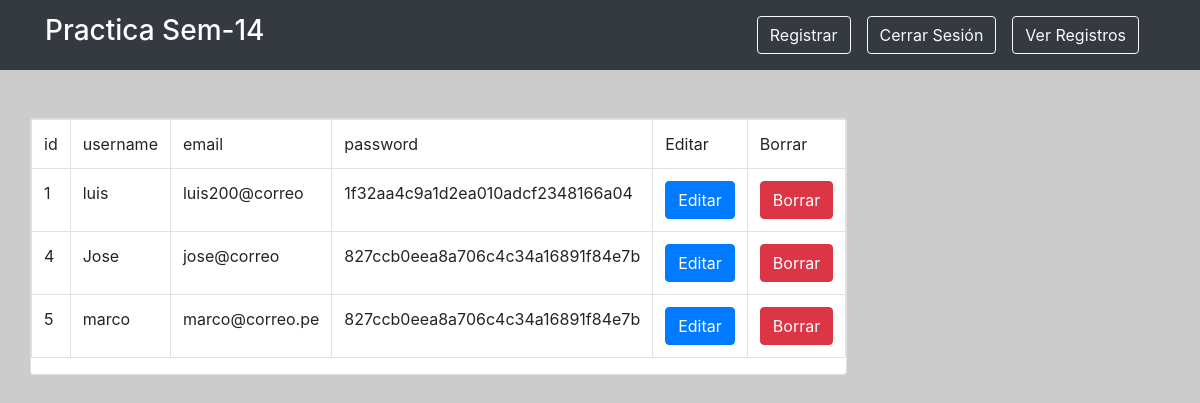
The page /view.php on the database its author committed.
### tables this page shows
CREATE TABLE IF NOT EXISTS `users` (
  `id` int(11) NOT NULL AUTO_INCREMENT,
  `username` varchar(100) NOT NULL,
  `email` varchar(100) NOT NULL,
  `password` varchar(100) NOT NULL,
  PRIMARY KEY (`id`)
);

### view.php (the view, shortened to what this page needs)
<?php
require_once("conexion.php");
$query = "SELECT * FROM users";
$result = mysqli_query($con,$query);
?>
<?php require_once('header.php'); ?>
<div class="container">
	<div class="row">
		<div class="card mt-5">
			<table class="table table-bordered">
				<tr>
				<td>id</td>
				<td>username</td>
				<td>email</td>
				<td>password</td>
				<td>Editar</td>
				<td>Borrar</td>
				</tr>
				<?php
				while($row=mysqli_fetch_assoc($result))
				{
					$UserID = $row['id'];
					$UserName = $row['username'];
					$UserMail = $row['email'];
					$UserClave = $row['password'];
					?>
					<tr>
						<td><?php echo $UserID ?></td>
						<td><?php echo $UserName ?></td>
						<td><?php echo $UserMail ?></td>
						<td><?php echo $UserClave ?></td>
						<td>
							<button class="btn-primary btn"><a href="edit.php?GetID=<?php echo $UserID ?>" class="text-white">Editar</a></button>
						</td>
						<td><button class="btn-danger btn"><a href="delete.php?Del=<?php echo $UserID ?>" class="text-white">Borrar</a></button></td>
					</tr>
					<?php
				}
				?>
			</table>
		</div>
	</div>
</div>

### header.php (shortened to what this page needs)
<!DOCTYPE html>
<html>
<head>
	<link rel="stylesheet" href="css/bootstrap.css">
</head>
<body style="background: #CCC;">
	<nav class="navbar navbar-expand-sm navbar-dark bg-dark">
		<div class="container">
			<a href="index.php" class="navbar-brand"><h3>Practica Sem-14</h3></a>
			<div class="collapse navbar-collapse">
				<ul class="nav navbar ml-auto">
					<li class="nav-item"><a href="register.php" class="btn btn-outline-light">Registrar</a></li>
					<li class="nav-item"><a href="index.php?logout='1'" class="btn btn-outline-light ml-3">Cerrar Sesión</a></li>
					<li class="nav-item"><a href="view.php" class="btn btn-outline-light ml-3">Ver Registros</a></li>
				</ul>
			</div>
		</div>
	</nav>
</body>
</html>

### rows shown on the page
users: id "1", username "luis", email "luis200@correo", password "1f32aa4c9a1d2ea010adcf2348166a04"
users: id "4", username "Jose", email "jose@correo", password "827ccb0eea8a706c4c34a16891f84e7b"
users: id "5", username "marco", email "marco@correo.pe", password "827ccb0eea8a706c4c34a16891f84e7b"
